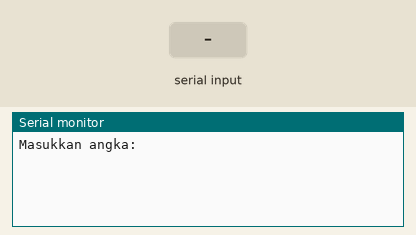
Simulated run of this sketch. Board: Arduino Uno, built with avr-gcc and run on an emulated ATmega328P. Shown: the last lines printed to the serial monitor. The inputs (shaded band) are chosen by the test bench.

Above: at 1.2 s.
1.3 s: "90,45\n" received over Serial
At 3.3 s:
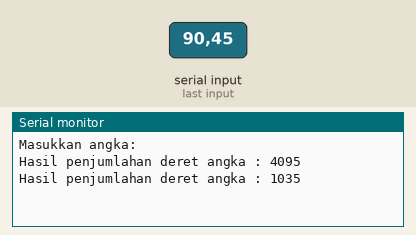
3.8 s: "30,150\n" received over Serial
At 5.2 s:
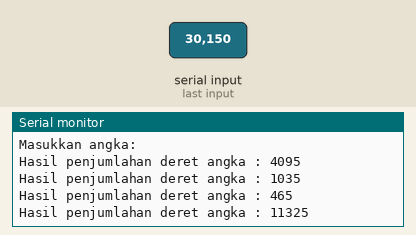
Timing chart, 0 to 6.8 s (numbered marks = the images above; inputs shaded):
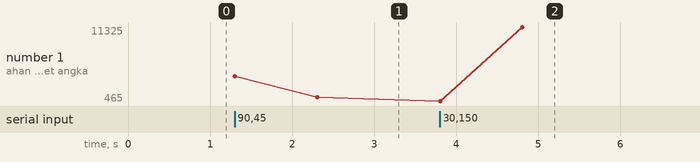

Measured:
- after the input at 1.3 s, the serial monitor: prints a new line at once (image 1)
- after the input at 3.8 s, the serial monitor: prints a new line at once (image 2)
- plotted number 1: 1035 → 11325 after the input at 3.8 s

The sketch:

Soal-1.ino
```cpp
int total, number;

void setup() {
  Serial.begin(9600);
  Serial.println("Masukkan angka:");
}

void loop() {
  if (Serial.available() > 1) {
    number = Serial.parseInt();
    total = 0;
    for (int i = 1; i <= number; i++) {
      total += i;
    }
    Serial.print("Hasil penjumlahan deret angka : ");
    Serial.println(total);
    delay(1000);
  }
}
```
